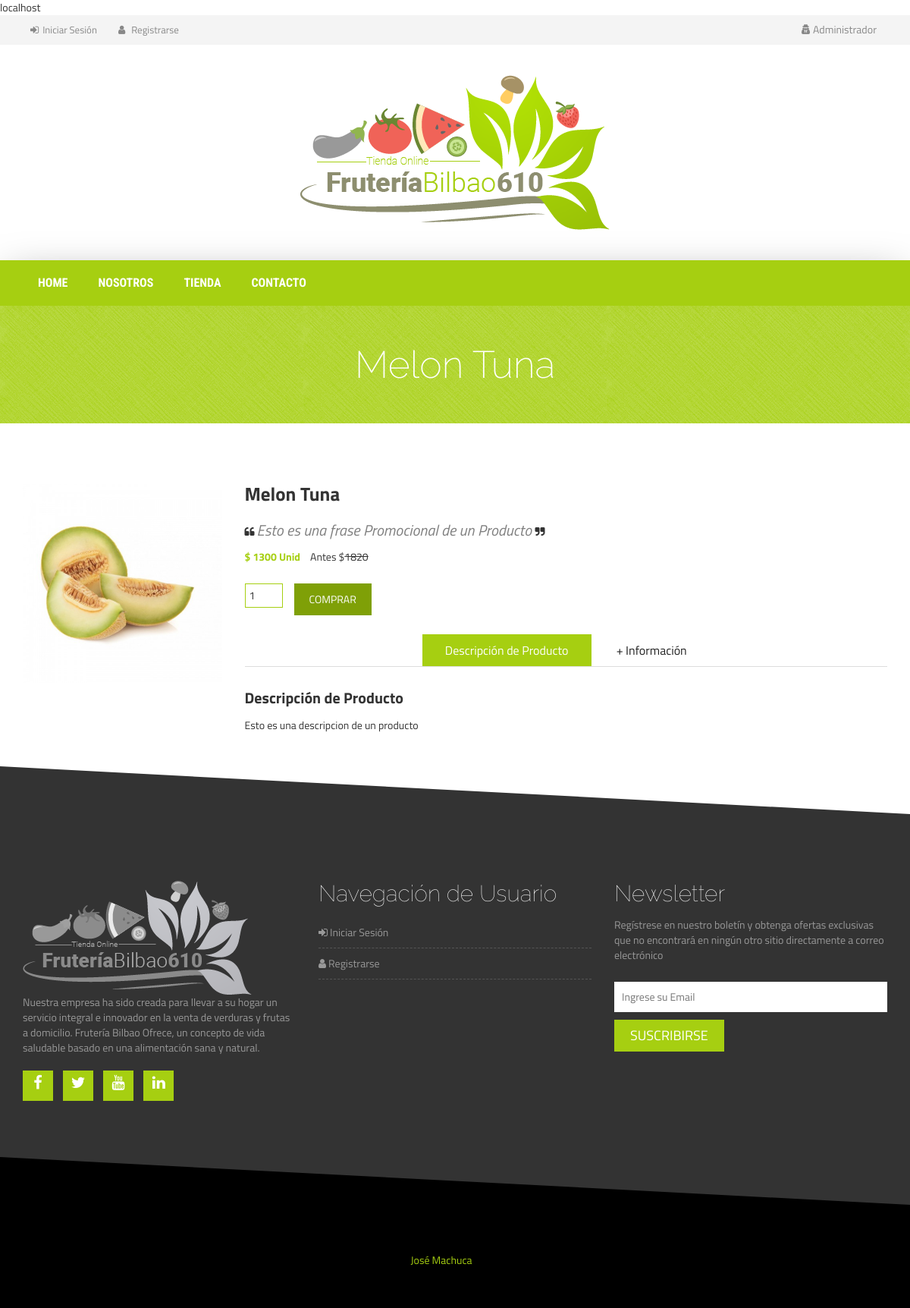
/producto.php?id=2, run on the app's committed database.
### tables this page shows
CREATE TABLE IF NOT EXISTS `productos` (
  `id` int(5) NOT NULL AUTO_INCREMENT,
  `nombre` varchar(80) NOT NULL,
  `codigo` char(12) NOT NULL,
  `categoria` varchar(50) NOT NULL,
  `frase_promocional` mediumtext NOT NULL,
  `unidad` set('Unid','Pote','Paquete','Mata','Malla','Litro','Kilo','Cabeza','Bandeja de 20 und','Bandeja 250 gr','Bandeja 200 gr','Bandeja 100 gr','Bandeja','900 gr','875 gr','850 gr','6 Unid','500 gr','50 Unid','400 gr','370 cc','3 Unid','250 gr','200 gr','2 Kilo','2 Kg','100 gr','1/4 Kilo','1/2 Litro','1/2 Kilo Jumbo','1/2 Kilo') NOT NULL,
  `precio` float NOT NULL,
  `disponibilidad` enum('1','0') NOT NULL,
  `descripcion` mediumtext NOT NULL,
  `promocion` enum('Si','No') NOT NULL,
  `fecha` timestamp NOT NULL DEFAULT CURRENT_TIMESTAMP,
  PRIMARY KEY (`id`),
  UNIQUE KEY `codigo` (`codigo`),
  UNIQUE KEY `id` (`id`),
  UNIQUE KEY `id_2` (`id`)
);

### producto.php (the view, shortened to what this page needs)
<?php
require_once('conexion.php'); ?>
<?php
$query=" SELECT * FROM productos WHERE 1 AND id=$_GET[id]";
$resource = $conn->query($query);
$row = $resource->fetch_assoc();
?>
<!DOCTYPE html>
<html lang="es">
  <head>
    <?php include("head.php");?>
  </head>
  <body>
    <?php include("header.php");?>
    <?php include("menu.php");?>
    <div class="product-big-title-area">
        <div class="container">
            <div class="row">
                <div class="col-md-12">
                    <div class="product-bit-title text-center">
                        <h2><?php echo $row["nombre"]?></h2>
                    </div>
                </div>
            </div>
        </div>
    </div>
    <div class="single-product-area">
        <div class="zigzag-bottom"></div>
        <div class="container">
            <div class="row">
                <div class="col-md-12">
                    <div class="product-content-right">
                        <div class="row">
                            <div class="col-sm-3">
                                <div class="product-images">
                                    <div class="product-main-img">
                                        <img src="img/<?php echo $row["codigo"]?>.jpg" alt="<?php echo $row["nombre"]?>">
                                    </div>
                                </div>
                            </div>
                            <div class="col-sm-9">
                                <div class="product-inner">
                                    <h2 class="product-name"><?php echo $row["nombre"]?></h2>
                                    <p><i class="fa fa-quote-left" aria-hidden="true"></i> <span class="frase-promo"><?php echo $row["frase_promocional"]?> </span><i class="fa fa-quote-right " aria-hidden="true"></i></p>
                                    <div class="product-inner-price">
                                        <ins>$ <?php echo $row["precio"]?> <?php echo $row["unidad"]?></ins>
                                        Antes $<del><?php echo $row["precio"]+($row["precio"]*0.4)?></del>
                                    </div>
                                    <form method="post" name="comprar" id="comprar" class="cart">
                                        <div class="quantity">
                                            <input type="number" size="4" class="input-text qty text" title="Cantidad" value="1" name="cantidad" min="1" step="1">
                                        </div>
                                        <?php if ($row["disponibilidad"] != 0){?>
                                        <input type="submit" name="comprar" id="comprar" value="Comprar" class="add_to_cart_button">
                                        <?php }else{?>
                                        <input type="submit" name="comprar" id="comprar" value="Producto Agotado" class="nox-disponible" disabled>
                                        <?php }?>
                                    </form>
                                    <div role="tabpanel">
                                        <ul class="product-tab" role="tablist">
                                            <li role="presentation" class="active"><a href="#home" aria-controls="home" role="tab" data-toggle="tab">Descripción de Producto</a></li>
                                            <li role="presentation"><a href="#profile" aria-controls="profile" role="tab" data-toggle="tab">+ Información</a></li>
                                        </ul>
                                        <div class="tab-content">
                                            <div role="tabpanel" class="tab-pane fade in active" id="home">
                                                <h2>Descripción de Producto</h2>
                                                <p><?php echo $row["descripcion"]?></p>
                                            </div>
                                        </div>
                                    </div>
                                </div>
                            </div>
                        </div>
                    </div>
                </div>
            </div>
        </div>
    </div>
    <?php include("footer.php");?>
  </body>
</html>

### css/responsive.css (style rules this page uses)
@media only screen and (min-width: 992px) and (max-width: 1280px) { input[type="submit"], button[type="submit"] { padding: 11px 15px; } }

### css/style.css (style rules this page uses)
body, a, img, input,h1,h2,h3,h4,div { -webkit-transition: all 0.4s ease; -moz-transition: all 0.4s ease; -o-transition: all 0.4s ease; -ms-transition: all 0.4s ease; transition: all 0.4s ease; }
img { max-width: 100%; height: auto; }
h1, h2, h3, h4, h5, h6 { font-weight: 700; margin: 0 0 15px; }
body { font-family: 'Titillium Web', sans-serif; }
.slider-area, .promo-area, .brands-area, .maincontent-area, .footer-top-area, .product-widget-area, .product-breadcroumb-area, .single-product-area { position: relative;overflow: hidden }
.zigzag-bottom { background: none repeat scroll 0 0 #a6cf11; bottom: -80px; height: 165px; left: -5%; position: absolute; transform: rotate(3deg); width: 108%; z-index: 9; }
a { color: #a6cf11 }
.product-big-title-area { background: url(../img/crossword.png) repeat scroll 0 0 #a6cf11 }
.product-bit-title h2 { font-family: raleway; font-size: 50px; font-weight: 200; margin: 0; padding: 50px 0;color: #fff; }
.single-product-area .zigzag-bottom { background-color: #333333 }
.single-product-area { padding: 80px 0 130px; }
input[type="submit"], button[type=submit] { background: none repeat scroll 0 0 #7fa007; border: medium none; color: #fff; padding: 11px 20px; text-transform: uppercase; }
.product-main-img { margin-bottom: 20px; }
.product-name { font-size: 25px; margin-bottom: 20px; }
.product-inner-price { margin-bottom: 25px; }
.product-inner-price > ins { color: #a6cf11; font-weight: 700; margin-right: 10px; text-decoration: none; }
.quantity { float: left; margin-right: 15px; }
.quantity input[type="number"] { border: 1px solid #a6cf11; padding: 5px; width: 50px; }
.add_to_cart_button { background: none repeat scroll 0 0 #a6cf11; border: medium none; color: #fff; padding: 6px 25px;display: inline-block }
form.cart { margin-bottom: 25px; }
.product-tab { border-bottom: 1px solid #ddd; list-style: outside none none; margin: 0 0 30px; padding: 0; text-align: center; }
.product-tab li { display: inline-block; }
.product-tab li.active { background: none repeat scroll 0 0 #a6cf11; }
.product-tab li.active a { color: #fff; }
.product-tab li a { color: #222; display: block; font-size: 16px; padding: 10px 30px; }
.tab-content h2 { font-size: 20px; }
.tab-content { margin-bottom: 30px; }
.frase-promo { font-size: 20px; font-kerning: 2; font-style: italic; color: gray; }
a { text-decoration: none; }

### data on the page
productos: nombre "Melon Tuna", codigo (picture), frase_promocional "Esto es una frase Promocional de un Producto", precio "1300", unidad "Unid", $row["precio"]+($row["precio"]*0.4) "1820", descripcion "Esto es una descripcion de un producto"
